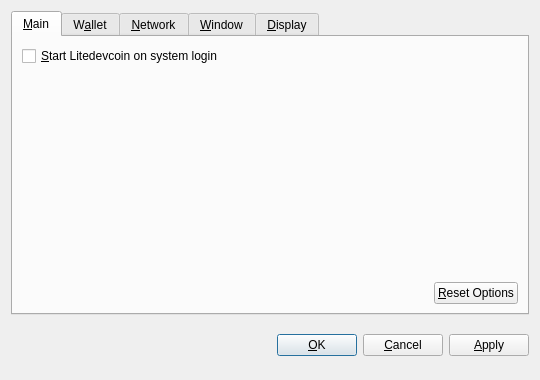
<?xml version="1.0" encoding="UTF-8"?>
<ui version="4.0">
 <class>OptionsDialog</class>
 <widget class="QDialog" name="OptionsDialog">
  <property name="geometry">
   <rect>
    <x>0</x>
    <y>0</y>
    <width>540</width>
    <height>380</height>
   </rect>
  </property>
  <property name="windowTitle">
   <string>Options</string>
  </property>
  <property name="modal">
   <bool>true</bool>
  </property>
  <layout class="QVBoxLayout" name="verticalLayout">
   <item>
    <widget class="QTabWidget" name="tabWidget">
     <property name="tabPosition">
      <enum>QTabWidget::North</enum>
     </property>
     <property name="currentIndex">
      <number>0</number>
     </property>
     <widget class="QWidget" name="tabMain">
      <attribute name="title">
       <string>&amp;Main</string>
      </attribute>
      <layout class="QVBoxLayout" name="verticalLayout_Main">
       <item>
        <widget class="QCheckBox" name="bitcoinAtStartup">
         <property name="toolTip">
          <string>Automatically start Litedevcoin after logging in to the system.</string>
         </property>
         <property name="text">
          <string>&amp;Start Litedevcoin on system login</string>
         </property>
        </widget>
       </item>
       <item>
        <spacer name="verticalSpacer_Main">
         <property name="orientation">
          <enum>Qt::Vertical</enum>
         </property>
         <property name="sizeHint" stdset="0">
          <size>
           <width>20</width>
           <height>40</height>
          </size>
         </property>
        </spacer>
       </item>
       <item>
        <layout class="QHBoxLayout" name="horizontalLayout_2_Main">
         <item>
          <spacer name="horizontalSpacer_2_Main">
           <property name="orientation">
            <enum>Qt::Horizontal</enum>
           </property>
           <property name="sizeHint" stdset="0">
            <size>
             <width>40</width>
             <height>20</height>
            </size>
           </property>
          </spacer>
         </item>
         <item>
          <widget class="QPushButton" name="resetButton">
           <property name="toolTip">
            <string>Reset all client options to default.</string>
           </property>
           <property name="text">
            <string>&amp;Reset Options</string>
           </property>
           <property name="autoDefault">
            <bool>false</bool>
           </property>
          </widget>
         </item>
        </layout>
       </item>
      </layout>
     </widget>
     <widget class="QWidget" name="tabWallet">
      <attribute name="title">
       <string>W&amp;allet</string>
      </attribute>
      <layout class="QVBoxLayout" name="verticalLayout_Network">
       <item>
        <widget class="QLabel" name="transactionFeeInfoLabel">
         <property name="text">
          <string>Optional transaction fee per kB that helps make sure your transactions are processed quickly. Most transactions are 1 kB.</string>
         </property>
         <property name="textFormat">
          <enum>Qt::PlainText</enum>
         </property>
         <property name="wordWrap">
          <bool>true</bool>
         </property>
        </widget>
       </item>
       <item>
        <layout class="QHBoxLayout" name="horizontalLayout_1_Main">
         <item>
          <widget class="QLabel" name="transactionFeeLabel">
           <property name="text">
            <string>Pay transaction &amp;fee</string>
           </property>
           <property name="textFormat">
            <enum>Qt::PlainText</enum>
           </property>
           <property name="buddy">
            <cstring>transactionFee</cstring>
           </property>
          </widget>
         </item>
         <item>
          <widget class="BitcoinAmountField" name="transactionFee"/>
         </item>
         <item>
          <spacer name="horizontalSpacer_1_Main">
           <property name="orientation">
            <enum>Qt::Horizontal</enum>
           </property>
           <property name="sizeHint" stdset="0">
            <size>
             <width>40</width>
             <height>20</height>
            </size>
           </property>
          </spacer>
         </item>
        </layout>
       </item>
       <item>
        <widget class="QLabel" name="label">
         <property name="text">
          <string>If you disable the spending of unconfirmed change, the change from a transaction cannot be used until that transaction has at least one confirmation. This also affects how your balance is computed.</string>
         </property>
         <property name="wordWrap">
          <bool>true</bool>
         </property>
        </widget>
       </item>
       <item>
        <widget class="QCheckBox" name="spendZeroConfChange">
         <property name="text">
          <string>Spend unconfirmed change  (experts only)</string>
         </property>
        </widget>
       </item>
       <item>
        <spacer name="verticalSpacer">
         <property name="orientation">
          <enum>Qt::Vertical</enum>
         </property>
         <property name="sizeHint" stdset="0">
          <size>
           <width>20</width>
           <height>40</height>
          </size>
         </property>
        </spacer>
       </item>
      </layout>
     </widget>
     <widget class="QWidget" name="tabNetwork">
      <attribute name="title">
       <string>&amp;Network</string>
      </attribute>
      <layout class="QVBoxLayout" name="verticalLayout_Network">
       <item>
        <widget class="QCheckBox" name="mapPortUpnp">
         <property name="toolTip">
          <string>Automatically open the Litedevcoin client port on the router. This only works when your router supports UPnP and it is enabled.</string>
         </property>
         <property name="text">
          <string>Map port using &amp;UPnP</string>
         </property>
        </widget>
       </item>
       <item>
        <widget class="QCheckBox" name="connectSocks">
         <property name="toolTip">
          <string>Connect to the Litedevcoin network through a SOCKS proxy (e.g. when connecting through Tor).</string>
         </property>
         <property name="text">
          <string>&amp;Connect through SOCKS proxy:</string>
         </property>
        </widget>
       </item>
       <item>
        <layout class="QHBoxLayout" name="horizontalLayout_Network">
         <item>
          <widget class="QLabel" name="proxyIpLabel">
           <property name="text">
            <string>Proxy &amp;IP:</string>
           </property>
           <property name="textFormat">
            <enum>Qt::PlainText</enum>
           </property>
           <property name="buddy">
            <cstring>proxyIp</cstring>
           </property>
          </widget>
         </item>
         <item>
          <widget class="QValidatedLineEdit" name="proxyIp">
           <property name="maximumSize">
            <size>
             <width>140</width>
             <height>16777215</height>
            </size>
           </property>
           <property name="toolTip">
            <string>IP address of the proxy (e.g. 127.0.0.1)</string>
           </property>
          </widget>
         </item>
         <item>
          <widget class="QLabel" name="proxyPortLabel">
           <property name="text">
            <string>&amp;Port:</string>
           </property>
           <property name="textFormat">
            <enum>Qt::PlainText</enum>
           </property>
           <property name="buddy">
            <cstring>proxyPort</cstring>
           </property>
          </widget>
         </item>
         <item>
          <widget class="QLineEdit" name="proxyPort">
           <property name="maximumSize">
            <size>
             <width>55</width>
             <height>16777215</height>
            </size>
           </property>
           <property name="toolTip">
            <string>Port of the proxy (e.g. 9050)</string>
           </property>
          </widget>
         </item>
         <item>
          <widget class="QLabel" name="socksVersionLabel">
           <property name="text">
            <string>SOCKS &amp;Version:</string>
           </property>
           <property name="textFormat">
            <enum>Qt::PlainText</enum>
           </property>
           <property name="buddy">
            <cstring>socksVersion</cstring>
           </property>
          </widget>
         </item>
         <item>
          <widget class="QValueComboBox" name="socksVersion">
           <property name="toolTip">
            <string>SOCKS version of the proxy (e.g. 5)</string>
           </property>
          </widget>
         </item>
         <item>
          <spacer name="horizontalSpacer_Network">
           <property name="orientation">
            <enum>Qt::Horizontal</enum>
           </property>
           <property name="sizeHint" stdset="0">
            <size>
             <width>40</width>
             <height>20</height>
            </size>
           </property>
          </spacer>
         </item>
        </layout>
       </item>
       <item>
        <spacer name="verticalSpacer_Network">
         <property name="orientation">
          <enum>Qt::Vertical</enum>
         </property>
         <property name="sizeHint" stdset="0">
          <size>
           <width>20</width>
           <height>40</height>
          </size>
         </property>
        </spacer>
       </item>
      </layout>
     </widget>
     <widget class="QWidget" name="tabWindow">
      <attribute name="title">
       <string>&amp;Window</string>
      </attribute>
      <layout class="QVBoxLayout" name="verticalLayout_Window">
       <item>
        <widget class="QCheckBox" name="minimizeToTray">
         <property name="toolTip">
          <string>Show only a tray icon after minimizing the window.</string>
         </property>
         <property name="text">
          <string>&amp;Minimize to the tray instead of the taskbar</string>
         </property>
        </widget>
       </item>
       <item>
        <widget class="QCheckBox" name="minimizeOnClose">
         <property name="toolTip">
          <string>Minimize instead of exit the application when the window is closed. When this option is enabled, the application will be closed only after selecting Quit in the menu.</string>
         </property>
         <property name="text">
          <string>M&amp;inimize on close</string>
         </property>
        </widget>
       </item>
       <item>
        <spacer name="verticalSpacer_Window">
         <property name="orientation">
          <enum>Qt::Vertical</enum>
         </property>
         <property name="sizeHint" stdset="0">
          <size>
           <width>20</width>
           <height>40</height>
          </size>
         </property>
        </spacer>
       </item>
      </layout>
     </widget>
     <widget class="QWidget" name="tabDisplay">
      <attribute name="title">
       <string>&amp;Display</string>
      </attribute>
      <layout class="QVBoxLayout" name="verticalLayout_Display">
       <item>
        <layout class="QHBoxLayout" name="horizontalLayout_1_Display">
         <item>
          <widget class="QLabel" name="langLabel">
           <property name="text">
            <string>User Interface &amp;language:</string>
           </property>
           <property name="textFormat">
            <enum>Qt::PlainText</enum>
           </property>
           <property name="buddy">
            <cstring>lang</cstring>
           </property>
          </widget>
         </item>
         <item>
          <widget class="QValueComboBox" name="lang">
           <property name="toolTip">
            <string>The user interface language can be set here. This setting will take effect after restarting Litedevcoin.</string>
           </property>
          </widget>
         </item>
        </layout>
       </item>
       <item>
        <layout class="QHBoxLayout" name="horizontalLayout_2_Display">
         <item>
          <widget class="QLabel" name="unitLabel">
           <property name="text">
            <string>&amp;Unit to show amounts in:</string>
           </property>
           <property name="textFormat">
            <enum>Qt::PlainText</enum>
           </property>
           <property name="buddy">
            <cstring>unit</cstring>
           </property>
          </widget>
         </item>
         <item>
          <widget class="QValueComboBox" name="unit">
           <property name="toolTip">
            <string>Choose the default subdivision unit to show in the interface and when sending coins.</string>
           </property>
          </widget>
         </item>
        </layout>
       </item>
       <item>
        <widget class="QCheckBox" name="displayAddresses">
         <property name="toolTip">
          <string>Whether to show Litedevcoin addresses in the transaction list or not.</string>
         </property>
         <property name="text">
          <string>&amp;Display addresses in transaction list</string>
         </property>
        </widget>
       </item>
       <item>
        <widget class="QCheckBox" name="coinControlFeatures">
         <property name="toolTip">
          <string>Whether to show coin control features or not.</string>
         </property>
         <property name="text">
          <string>Display coin &amp;control features (experts only!)</string>
         </property>
        </widget>
       </item>
       <item>
        <spacer name="verticalSpacer_Display">
         <property name="orientation">
          <enum>Qt::Vertical</enum>
         </property>
         <property name="sizeHint" stdset="0">
          <size>
           <width>20</width>
           <height>40</height>
          </size>
         </property>
        </spacer>
       </item>
      </layout>
     </widget>
    </widget>
   </item>
   <item>
    <layout class="QHBoxLayout" name="horizontalLayout_Buttons">
     <item>
      <spacer name="horizontalSpacer_1">
       <property name="orientation">
        <enum>Qt::Horizontal</enum>
       </property>
       <property name="sizeHint" stdset="0">
        <size>
         <width>40</width>
         <height>48</height>
        </size>
       </property>
      </spacer>
     </item>
     <item>
      <widget class="QLabel" name="statusLabel">
       <property name="font">
        <font>
         <weight>75</weight>
         <bold>true</bold>
        </font>
       </property>
       <property name="text">
        <string/>
       </property>
       <property name="textFormat">
        <enum>Qt::PlainText</enum>
       </property>
       <property name="wordWrap">
        <bool>true</bool>
       </property>
      </widget>
     </item>
     <item>
      <spacer name="horizontalSpacer_2">
       <property name="orientation">
        <enum>Qt::Horizontal</enum>
       </property>
       <property name="sizeHint" stdset="0">
        <size>
         <width>40</width>
         <height>48</height>
        </size>
       </property>
      </spacer>
     </item>
     <item>
      <widget class="QPushButton" name="okButton">
       <property name="text">
        <string>&amp;OK</string>
       </property>
      </widget>
     </item>
     <item>
      <widget class="QPushButton" name="cancelButton">
       <property name="text">
        <string>&amp;Cancel</string>
       </property>
       <property name="autoDefault">
        <bool>false</bool>
       </property>
      </widget>
     </item>
     <item>
      <widget class="QPushButton" name="applyButton">
       <property name="text">
        <string>&amp;Apply</string>
       </property>
       <property name="autoDefault">
        <bool>false</bool>
       </property>
      </widget>
     </item>
    </layout>
   </item>
  </layout>
 </widget>
 <customwidgets>
  <customwidget>
   <class>BitcoinAmountField</class>
   <extends>QSpinBox</extends>
   <header>bitcoinamountfield.h</header>
  </customwidget>
  <customwidget>
   <class>QValueComboBox</class>
   <extends>QComboBox</extends>
   <header>qvaluecombobox.h</header>
  </customwidget>
  <customwidget>
   <class>QValidatedLineEdit</class>
   <extends>QLineEdit</extends>
   <header>qvalidatedlineedit.h</header>
  </customwidget>
 </customwidgets>
 <resources/>
 <connections/>
</ui>
